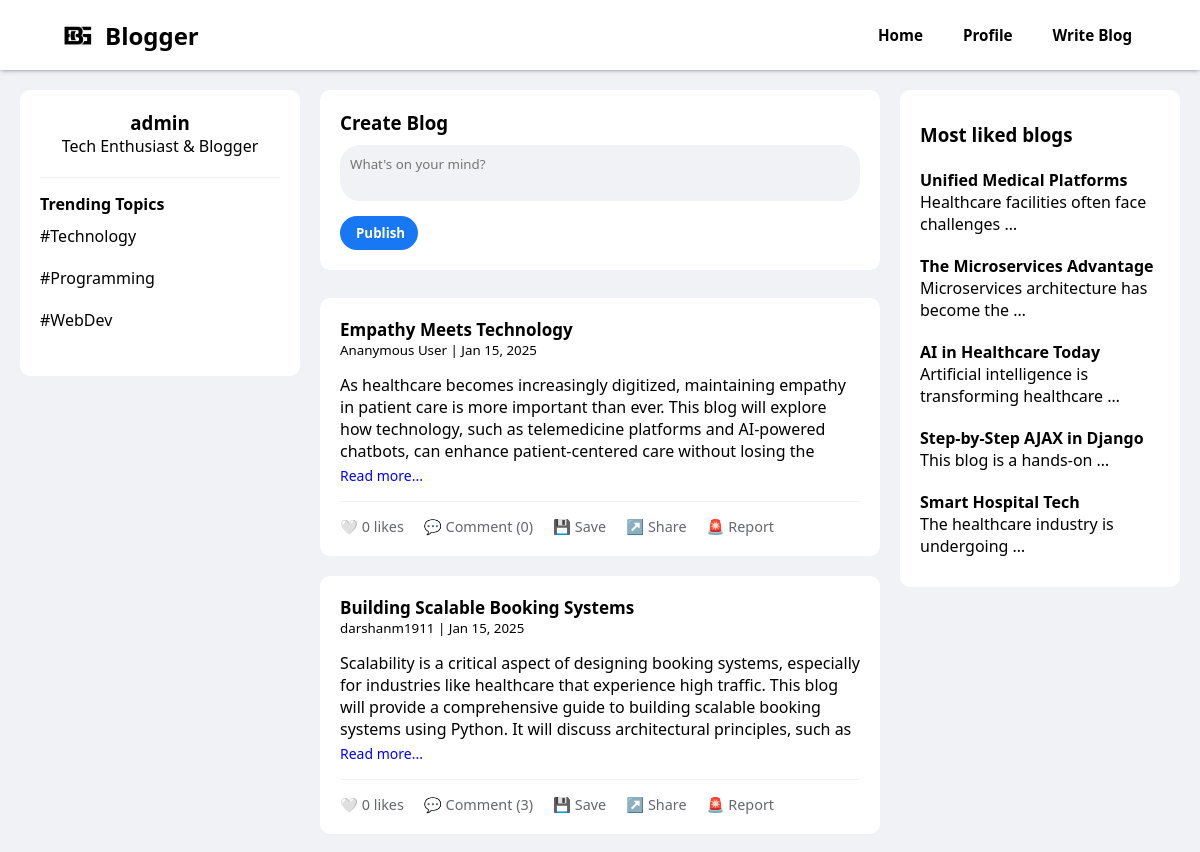
The page /index/ (signed in, upper part) on the database as committed earlier.
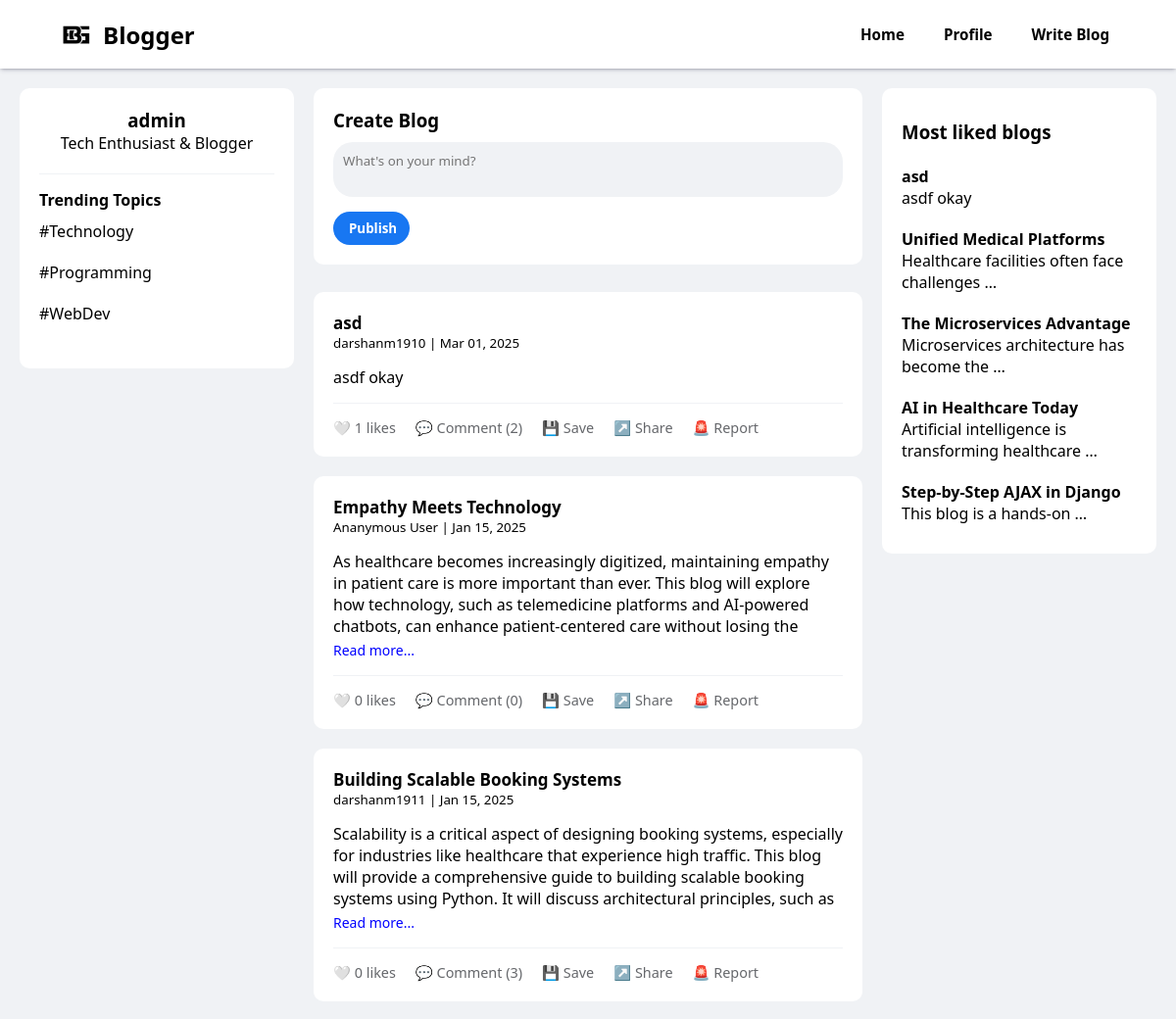
The same page on the database as committed later.
### home/models.py (models this page shows, shortened)
class Blogs(models.Model):
    user_name=models.CharField(max_length=100)
    title=models.CharField(max_length=100,default='Blog')
    content =models.TextField(max_length=10000)
    date =models.DateField()
    ananymous=models.BooleanField(default=False)
    likes=models.IntegerField(default=0)
    blockcomments=models.BooleanField(default=False)
    reported=models.IntegerField(default=0)

### home/views.py (the view)
# urls.py: path("index/",views.index,name="Home"),
def index(request):
    if isinstance(request.user, AnonymousUser):
        return redirect(login_user)
    if request.method=="POST":
        user_name =request.user
        content =request.POST.get('content')
        blog=Blogs(user_name=user_name,content=content,date=datetime.today())
        blog.save()
        messages.success(request, "Posted Successfully!")
    data=Blogs.objects.exclude(user_name=request.user).values().order_by('-id')
    serializer=BlogSerializer(data,many=True)
    d=serializer.data
    details=Details.objects.filter(user_name=request.user).first()
    saved_blogs = details.saved if details else []
    for blog in d:
        if Likes.objects.filter(blog_id=blog['id'], user_name=request.user).exists():
            blog['liked'] = True
        blog['date'] = datetime.strptime(blog['date'], '%Y-%m-%d').strftime('%b %d, %Y')
        blog['comments'] = Comments.objects.filter(blog_id=blog['id']).order_by('-id')
        blog['no_of_comments'] = len(blog['comments'])
        blog['save']=False
        if blog['id'] in saved_blogs:
            blog['save'] = True
    trending = Blogs.objects.exclude(user_name=request.user).order_by('-likes')[:5]
    return render(request,'index.html',{'blogs': d,'trending': trending})

### templates/index.html (shortened to what this page needs)
{% extends "base.html" %} {% block css %}
<link rel="stylesheet" href="\static\index.css" />
{% endblock css %}
{% block body %}
<body>
  <div class="main-container">
    <aside class="sidebar">
      <div class="profile-card">
        <h3>{{request.user.get_full_name}}</h3>
        <p>Tech Enthusiast & Blogger</p>
      </div>
      <div class="trending">
        <h4>Trending Topics</h4>
        <div class="trending-item">
          <span>#Technology</span>
        </div>
        <div class="trending-item">
          <span>#Programming</span>
        </div>
        <div class="trending-item">
          <span>#WebDev</span>
        </div>
      </div>
    </aside>
    <main class="feed">
      <div class="create-post">
        <h3>Create Blog</h3>
        <form action="" method="POST">
          <textarea name="content" class="post-input" placeholder="What's on your mind?"></textarea>
          <button type="submit" class="btn btn-primary" style="margin-top: 10px;">Publish</button>
        </form>
      </div>
      {% for blog in blogs %}
      {% if blog.reported < 10 %}
      <div id="post-card{{blog.id}}" class="post-card">
        <div class="post-header">
          <div class="post-meta">
            <strong style="font-size: 17px;">{{ blog.title }}</strong>
            <small>
              {% if blog.ananymous %}
              <span class="span">Ananymous User
              </span>
              {% else %}
              <span class="span">{{blog.user_name}}
              </span>
              {% endif %}
              | {{ blog.date }}</small>
          </div>
        </div>
        {% if blog.content|length > 320 %}
        <p class="blog-para blog-para{{blog.id}}">{{ blog.content|linebreaksbr }}</p>
        <a class="readmore readmore{{blog.id}}" onclick="readmore('{{blog.id}}')">Read more...</a>
        {% else %}
        <p class="blog-para blog-para{{blog.id}}" style="text-align: justify; height:auto">{{blog.content|linebreaksbr}}
        </p>
        {% endif %}
        <div class="post-actions" style="position: relative;">
          <button id="likes{{blog.id}}" class="action-btn" onclick="blogLike('{{ blog.id }}')">
            {% if blog.liked %}
            ❤️
            {% else %}
            🤍
            {% endif %}
            {{blog.likes}} likes
          </button>
          <button id="n-comments{{blog.id}}" class="action-btn comment-toggle">💬 Comment
            ({{blog.no_of_comments}})</button>
          <div id="blogbtns{{blog.id}}" class="blogbtns">
            {% if blog.save == True %}
            <button id="save{{blog.id}}" onclick="saveblog('{{blog.id}}')" class="action-btn" style="color: #0de300;">💾
              Saved</button>
            {% else %}
            <button id="save{{blog.id}}" onclick="saveblog('{{blog.id}}')" class="action-btn">💾 Save</button>
            {% endif %}
            <button id="" onclick="shareBlog('{{blog.id}}','{{blog.title}}')" class="action-btn">↗️ Share</button>
            <button id="" onclick="reportblog('{{blog.id}}')" class="action-btn">🚨 Report</button>
          </div>
        </div>
      </div>
      {% endif %}
      {% endfor %}
    </main>
    <aside class="sidebar">
      <h3 style="margin: 12px 0;">Most liked blogs</h3>
      {% for trend in trending %}
      <div onclick="showBlog('{{trend.id}}')" class="trending-item">
        <div>
          <strong>{{trend.title}}</strong>
          <p>{{ trend.content|truncatewords:5 }}</p>
        </div>
      </div>
      {% endfor %}
    </aside>
  </div>
</body>
{% endblock body %}

Rows that differ between the two databases and show on the page:
no longer on this page (row unchanged): Blogs: title "Smart Hospital Tech", content "The healthcare industry is undergoing …", shown under "Most liked blogs"
added Blogs: title "asd", user_name "darshanm1910", date "Mar 01, 2025", content "asdf okay", likes "1", no_of_comments "2"
